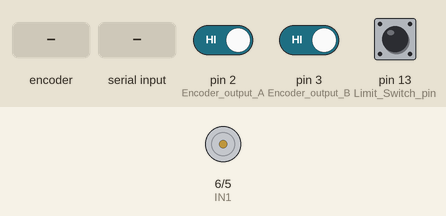
A sketch run on a simulated Arduino Uno, built with avr-gcc and run on an emulated ATmega328P. On the bench: motor-driver pin pairs drawn as motors (green arrow = first pin HIGH = forward, orange = second pin HIGH = backward, longer = more drive, scaled by the enable pin). The test bench sets the inputs (shaded band); at power-on: pin 2 (Encoder_output_A) HIGH, pin 3 (Encoder_output_B) HIGH, pin 13 (Limit_Switch_pin) HIGH. What the sketch prints to the serial monitor is not drawn.

Above: at 1.2 s.
1.3 s: rotary encoder on pin 2 (Encoder_output_A) / pin 3 (Encoder_output_B) turned 3 steps (first pin leading)
At 1.63 s:
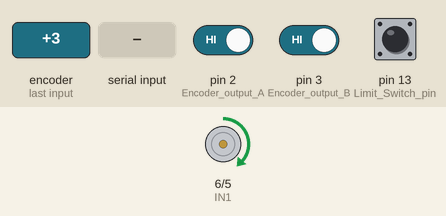
At 3.0 s:
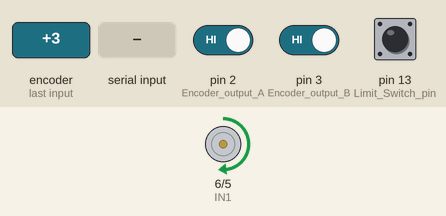
3.4 s: "90,45\n" received over Serial
At 4.7 s:
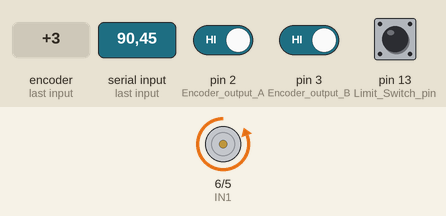
Timing chart, 0 to 6.4 s (numbered marks = the images above; inputs shaded):
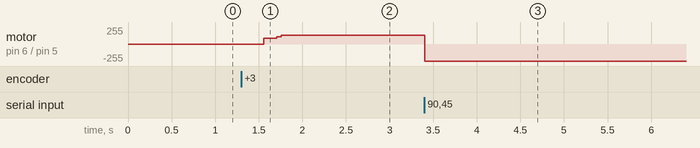

The sketch:

Position_PID.ino
```cpp
#include <TimerOne.h>
#include <PID_v1.h>


#define Limit_Switch_pin 13
#define Encoder_output_A 2 // pin2 of the Arduino
#define Encoder_output_B 3 // pin 3 of the Arduino
#define PWMPin 11
int IN2 = 5;
int IN1 = 6;

int b, a;
double Count_pulses = 0;
double PWM;
double Setpoint = 0;
double Distance = 0, pos_d=0, velocity_i=0;
double pos_d_prev = 0, velocity, Distance_prev = 0;
int flag = 0;

double cm_pulses = (0.02918989223);

double Kp=750, Ki=0, Kd=15;
PID myPID(&Distance, &PWM, &Setpoint, Kp, Ki, Kd, DIRECT);
long prevT_i;
long prevTA_i, prevTB_i;
void setup() {
  Serial.begin(115200); // activates the serial communication
    pinMode(Limit_Switch_pin, INPUT_PULLUP);
    pinMode(Encoder_output_A,INPUT); // sets the Encoder_output_A pin as the input
    pinMode(Encoder_output_B,INPUT);
    pinMode(PWMPin, OUTPUT);   // sets the Encoder_output_B pin as the input
    pinMode(IN1,OUTPUT); // sets the Encoder_output_A pin as the input
    pinMode(IN2,OUTPUT);
    //attachInterrupt(digitalPinToInterrupt(Encoder_output_A),DC_Motor_Encoder, RISING);
    attachInterrupt(digitalPinToInterrupt(Encoder_output_A), DC_Motor_EncoderA, CHANGE);
//    attachInterrupt(digitalPinToInterrupt(Limit_Switch_pin), Limit_Switch, FALLING);

    Timer1.initialize(5000); // initialize timer1, and set a 1/2 second period
    Timer1.attachInterrupt(dataAqu); // attaches callback() as a timer overflow interrupt}
    PWM = 0;
     //turn the PID on
    myPID.SetMode(AUTOMATIC);
    myPID.SetSampleTime(4.5);
    myPID.SetOutputLimits(-255.0, 255.0);
    prevT_i =micros();
    prevTA_i =micros();
    prevTB_i =micros();


}

void loop() {

  if (digitalRead(Limit_Switch_pin) == LOW && flag == 0){
    Setpoint = 0;
    Count_pulses = 0;
    flag = 1;
  }
  if (digitalRead(Limit_Switch_pin) == LOW && flag == 1){
    Setpoint = 1.5;
    flag = 0;
  }

  // put your main code here, to run repeatedly:


  Serial.print(digitalRead(Limit_Switch_pin));
    Serial.print(',');
   Serial.print(PWM);
   Serial.print(',');
   Serial.print(velocity);
   Serial.print(',');
   Serial.println(Distance);
   if (Setpoint == 0){
  Serial.println("Enter your distance.");
    while (Serial.available() == 0)
    { //Wait for user input
      }
    Setpoint = (double)Serial.parseFloat();
   }


}

void Limit_Switch() {
  if (flag == 0){
    Setpoint = 0;
    Count_pulses = 0;
    flag = 1;
  }
  if (flag == 1){
    Setpoint = 50;
    flag = 0;
  }
}


void dataAqu(){
  int puls = 0, vel = 0;

  noInterrupts(); // disable interrupts temporarily while reading
  puls = Count_pulses;
  vel = velocity_i;
  interrupts();

  Distance = puls * cm_pulses;
  velocity = vel * cm_pulses * (((Distance-Distance_prev) == 0) ? 0: 1);

  myPID.SetTunings(Kp, abs(PWM) == 255 ? 0: Ki, Kd);
  myPID.Compute();
  setMotor(PWM, PWMPin);

  Distance_prev = Distance;


}

void DC_Motor_Encoder() {
  b=digitalRead(Encoder_output_B);
  int increment = 0;
  if(b>0){
   increment = 1;
   Count_pulses++;
  }
  else{
    increment = -1;
    Count_pulses--;
  }
  pos_d = pos_d + increment;
  long currT = micros();
  float deltaT = ((float) (currT - prevT_i))/(1.0e6);
  velocity_i = increment/deltaT;
  prevT_i = currT;


}
void DC_Motor_EncoderA() {
  b = digitalRead(Encoder_output_B);

  a = digitalRead(Encoder_output_A);
  int increment = 0;
  if (a == LOW){
    if(b == HIGH){
     increment = 1;
     Count_pulses++;
    }
    else{
      increment = -1;
      Count_pulses--;
    }
  } else {
    if(b == LOW){
     increment = 1;
     Count_pulses++;
    }
    else{
      increment = -1;
      Count_pulses--;
    }
  }

  pos_d = pos_d + increment;
  long currT = micros();
  float deltaT = ((float) (currT - prevTA_i))/(1.0e6);
  velocity_i = increment/deltaT;
  prevTA_i = currT;
}

void DC_Motor_EncoderB() {
  a = digitalRead(Encoder_output_A);

  b = digitalRead(Encoder_output_B);

  int increment = 0;
  if (b == HIGH){
    if(a == HIGH){
     increment = 1;
     Count_pulses++;
    }
    else{
      increment = -1;
      Count_pulses--;
    }
  } else {
    if(a == LOW){
     increment = 1;
     Count_pulses++;
    }
    else{
      increment = -1;
      Count_pulses--;
    }
  }

  pos_d = pos_d + increment;
  long currT = micros();
  float deltaT = ((float) (currT - prevTB_i))/(1.0e6);
  velocity_i = increment/deltaT;
  prevTB_i = currT;

}

void setMotor(double pwmVal, int pwmpin){


  if(pwmVal > 0){
    if (pwmVal > 70){
      analogWrite(pwmpin,pwmVal);
    } else{
      analogWrite(pwmpin,0);
    }
    IN2 = 6;
    IN1 = 5;

  }
  else{
    IN2 = 5;
    IN1 = 6;
    if (pwmVal < -70){
    analogWrite(pwmpin,-pwmVal);
    } else {
      analogWrite(pwmpin,0);
    }

  }
  digitalWrite(IN1,HIGH);
  digitalWrite(IN2,LOW);


}
```

Measured:
- after the input at 1.3 s, motor on pin 6 (IN1) / pin 5 (IN2): stopped → forward 87/255 after 0.26 s, → forward 131/255 0.15 s later
- after the input at 3.4 s, motor on pin 6 (IN1) / pin 5 (IN2): forward 131/255 → backward 255/255 at once
